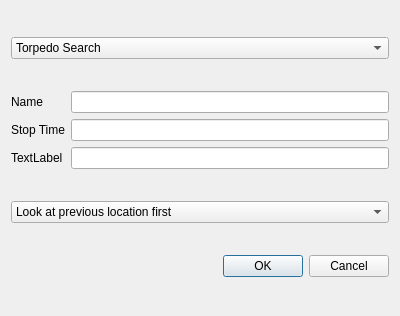
<?xml version="1.0" encoding="UTF-8"?>
<ui version="4.0">
 <class>Ui_UpdateMissionDialog</class>
 <widget class="QDialog" name="Ui_UpdateMissionDialog">
  <property name="geometry">
   <rect>
    <x>0</x>
    <y>0</y>
    <width>400</width>
    <height>316</height>
   </rect>
  </property>
  <property name="windowTitle">
   <string>Dialog</string>
  </property>
  <layout class="QVBoxLayout" name="verticalLayout">
   <item>
    <widget class="QComboBox" name="missionComboBox">
     <item>
      <property name="text">
       <string>Torpedo Search</string>
      </property>
     </item>
     <item>
      <property name="text">
       <string>Buoy Search</string>
      </property>
     </item>
    </widget>
   </item>
   <item>
    <layout class="QGridLayout" name="gridLayout">
     <item row="2" column="0">
      <widget class="QLabel" name="label_2">
       <property name="text">
        <string>TextLabel</string>
       </property>
      </widget>
     </item>
     <item row="0" column="0">
      <widget class="QLabel" name="label_4">
       <property name="text">
        <string>Name</string>
       </property>
      </widget>
     </item>
     <item row="1" column="1">
      <widget class="QLineEdit" name="stopTimeLineEdit"/>
     </item>
     <item row="0" column="1">
      <widget class="QLineEdit" name="nameLineEdit"/>
     </item>
     <item row="1" column="0">
      <widget class="QLabel" name="label_3">
       <property name="text">
        <string>Stop Time</string>
       </property>
      </widget>
     </item>
     <item row="2" column="1">
      <widget class="QLineEdit" name="lineEdit_3"/>
     </item>
    </layout>
   </item>
   <item>
    <widget class="QComboBox" name="searchPatterComboBox">
     <item>
      <property name="text">
       <string>Look at previous location first</string>
      </property>
     </item>
    </widget>
   </item>
   <item>
    <widget class="QDialogButtonBox" name="buttonBox">
     <property name="orientation">
      <enum>Qt::Horizontal</enum>
     </property>
     <property name="standardButtons">
      <set>QDialogButtonBox::Cancel|QDialogButtonBox::Ok</set>
     </property>
    </widget>
   </item>
  </layout>
 </widget>
 <resources/>
 <connections>
  <connection>
   <sender>buttonBox</sender>
   <signal>accepted()</signal>
   <receiver>Ui_UpdateMissionDialog</receiver>
   <slot>accept()</slot>
   <hints>
    <hint type="sourcelabel">
     <x>248</x>
     <y>254</y>
    </hint>
    <hint type="destinationlabel">
     <x>157</x>
     <y>274</y>
    </hint>
   </hints>
  </connection>
  <connection>
   <sender>buttonBox</sender>
   <signal>rejected()</signal>
   <receiver>Ui_UpdateMissionDialog</receiver>
   <slot>reject()</slot>
   <hints>
    <hint type="sourcelabel">
     <x>316</x>
     <y>260</y>
    </hint>
    <hint type="destinationlabel">
     <x>286</x>
     <y>274</y>
    </hint>
   </hints>
  </connection>
 </connections>
</ui>
